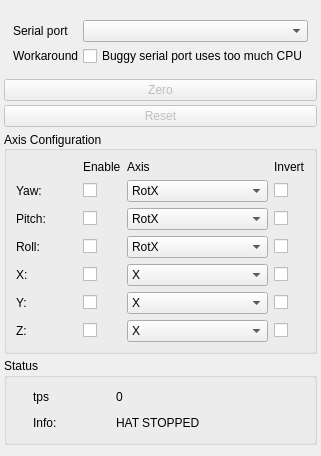
     <widget class="QWidget" name="tab_config">
      <attribute name="title">
       <string>General</string>
      </attribute>
      <layout class="QVBoxLayout" name="verticalLayout">
       <property name="spacing">
        <number>4</number>
       </property>
       <property name="leftMargin">
        <number>4</number>
       </property>
       <property name="rightMargin">
        <number>4</number>
       </property>
       <item>
        <widget class="QFrame" name="frame_2">
         <layout class="QGridLayout" name="gridLayout_2">
          <property name="spacing">
           <number>4</number>
          </property>
          <item row="0" column="1">
           <widget class="QComboBox" name="cbSerialPort">
            <property name="sizePolicy">
             <sizepolicy hsizetype="MinimumExpanding" vsizetype="Fixed">
              <horstretch>6</horstretch>
              <verstretch>0</verstretch>
             </sizepolicy>
            </property>
            <property name="maximumSize">
             <size>
              <width>65535</width>
              <height>16777215</height>
             </size>
            </property>
            <property name="editable">
             <bool>false</bool>
            </property>
            <property name="sizeAdjustPolicy">
             <enum>QComboBox::AdjustToMinimumContentsLength</enum>
            </property>
            <property name="modelColumn">
             <number>0</number>
            </property>
           </widget>
          </item>
          <item row="0" column="0">
           <widget class="QLabel" name="label_5">
            <property name="sizePolicy">
             <sizepolicy hsizetype="Preferred" vsizetype="Preferred">
              <horstretch>3</horstretch>
              <verstretch>0</verstretch>
             </sizepolicy>
            </property>
            <property name="maximumSize">
             <size>
              <width>65536</width>
              <height>16777215</height>
             </size>
            </property>
            <property name="text">
             <string>Serial port</string>
            </property>
           </widget>
          </item>
          <item row="1" column="1">
           <widget class="QCheckBox" name="serial_bug_workaround">
            <property name="sizePolicy">
             <sizepolicy hsizetype="Minimum" vsizetype="Fixed">
              <horstretch>6</horstretch>
              <verstretch>0</verstretch>
             </sizepolicy>
            </property>
            <property name="text">
             <string>Buggy serial port uses too much CPU</string>
            </property>
           </widget>
          </item>
          <item row="1" column="0">
           <widget class="QLabel" name="label_6">
            <property name="sizePolicy">
             <sizepolicy hsizetype="Preferred" vsizetype="Preferred">
              <horstretch>3</horstretch>
              <verstretch>0</verstretch>
             </sizepolicy>
            </property>
            <property name="maximumSize">
             <size>
              <width>65536</width>
              <height>16777215</height>
             </size>
            </property>
            <property name="text">
             <string>Workaround</string>
            </property>
           </widget>
          </item>
         </layout>
        </widget>
       </item>
       <item>
        <widget class="QPushButton" name="btnZero">
         <property name="enabled">
          <bool>false</bool>
         </property>
         <property name="minimumSize">
          <size>
           <width>80</width>
           <height>20</height>
          </size>
         </property>
         <property name="text">
          <string>Zero</string>
         </property>
        </widget>
       </item>
       <item>
        <widget class="QPushButton" name="btnReset">
         <property name="enabled">
          <bool>false</bool>
         </property>
         <property name="minimumSize">
          <size>
           <width>80</width>
           <height>20</height>
          </size>
         </property>
         <property name="text">
          <string>Reset</string>
         </property>
        </widget>
       </item>
       <item>
        <widget class="QGroupBox" name="groupBox_3">
         <property name="title">
          <string>Axis Configuration</string>
         </property>
         <property name="alignment">
          <set>Qt::AlignLeading|Qt::AlignLeft|Qt::AlignVCenter</set>
         </property>
         <layout class="QGridLayout" name="gridLayout_6">
          <item row="2" column="2">
           <widget class="QComboBox" name="cb_pitch">
            <property name="sizePolicy">
             <sizepolicy hsizetype="Preferred" vsizetype="Preferred">
              <horstretch>7</horstretch>
              <verstretch>0</verstretch>
             </sizepolicy>
            </property>
            <property name="toolTip">
             <string>Associate Axis</string>
            </property>
            <item>
             <property name="text">
              <string>RotX</string>
             </property>
            </item>
            <item>
             <property name="text">
              <string>RotY</string>
             </property>
            </item>
            <item>
             <property name="text">
              <string>RotZ</string>
             </property>
            </item>
           </widget>
          </item>
          <item row="1" column="1">
           <widget class="QCheckBox" name="chkEnableYaw">
            <property name="maximumSize">
             <size>
              <width>20</width>
              <height>16777215</height>
             </size>
            </property>
            <property name="toolTip">
             <string>Enable Axis</string>
            </property>
            <property name="layoutDirection">
             <enum>Qt::LeftToRight</enum>
            </property>
            <property name="text">
             <string/>
            </property>
           </widget>
          </item>
          <item row="4" column="1">
           <widget class="QCheckBox" name="chkEnableX">
            <property name="maximumSize">
             <size>
              <width>20</width>
              <height>16777215</height>
             </size>
            </property>
            <property name="toolTip">
             <string>Enable Axis</string>
            </property>
            <property name="layoutDirection">
             <enum>Qt::LeftToRight</enum>
            </property>
            <property name="text">
             <string/>
            </property>
           </widget>
          </item>
          <item row="2" column="0">
           <widget class="QLabel" name="label_pitch">
            <property name="sizePolicy">
             <sizepolicy hsizetype="Preferred" vsizetype="Preferred">
              <horstretch>3</horstretch>
              <verstretch>0</verstretch>
             </sizepolicy>
            </property>
            <property name="text">
             <string>Pitch:</string>
            </property>
           </widget>
          </item>
          <item row="0" column="1">
           <widget class="QLabel" name="label">
            <property name="text">
             <string>Enable</string>
            </property>
           </widget>
          </item>
          <item row="2" column="1">
           <widget class="QCheckBox" name="chkEnablePitch">
            <property name="maximumSize">
             <size>
              <width>20</width>
              <height>16777215</height>
             </size>
            </property>
            <property name="toolTip">
             <string>Enable Axis</string>
            </property>
            <property name="layoutDirection">
             <enum>Qt::LeftToRight</enum>
            </property>
            <property name="text">
             <string/>
            </property>
           </widget>
          </item>
          <item row="1" column="0">
           <widget class="QLabel" name="label_yaw">
            <property name="sizePolicy">
             <sizepolicy hsizetype="Preferred" vsizetype="Preferred">
              <horstretch>3</horstretch>
              <verstretch>0</verstretch>
             </sizepolicy>
            </property>
            <property name="text">
             <string>Yaw:</string>
            </property>
           </widget>
          </item>
          <item row="0" column="3">
           <widget class="QLabel" name="label_3">
            <property name="text">
             <string>Invert</string>
            </property>
           </widget>
          </item>
          <item row="5" column="0">
           <widget class="QLabel" name="label_y">
            <property name="sizePolicy">
             <sizepolicy hsizetype="Preferred" vsizetype="Preferred">
              <horstretch>3</horstretch>
              <verstretch>0</verstretch>
             </sizepolicy>
            </property>
            <property name="text">
             <string>Y:</string>
            </property>
           </widget>
          </item>
          <item row="3" column="3">
           <widget class="QCheckBox" name="chkInvertRoll">
            <property name="maximumSize">
             <size>
              <width>20</width>
              <height>16777215</height>
             </size>
            </property>
            <property name="toolTip">
             <string>Invert Axis</string>
            </property>
            <property name="layoutDirection">
             <enum>Qt::LeftToRight</enum>
            </property>
            <property name="styleSheet">
             <string notr="true"/>
            </property>
            <property name="text">
             <string/>
            </property>
           </widget>
          </item>
          <item row="4" column="0">
           <widget class="QLabel" name="label_x">
            <property name="sizePolicy">
             <sizepolicy hsizetype="Preferred" vsizetype="Preferred">
              <horstretch>3</horstretch>
              <verstretch>0</verstretch>
             </sizepolicy>
            </property>
            <property name="text">
             <string>X:</string>
            </property>
           </widget>
          </item>
          <item row="5" column="3">
           <widget class="QCheckBox" name="chkInvertY">
            <property name="maximumSize">
             <size>
              <width>20</width>
              <height>16777215</height>
             </size>
            </property>
            <property name="toolTip">
             <string>Invert Axis</string>
            </property>
            <property name="layoutDirection">
             <enum>Qt::LeftToRight</enum>
            </property>
            <property name="styleSheet">
             <string notr="true"/>
            </property>
            <property name="text">
             <string/>
            </property>
           </widget>
          </item>
          <item row="6" column="3">
           <widget class="QCheckBox" name="chkInvertZ">
            <property name="maximumSize">
             <size>
              <width>20</width>
              <height>16777215</height>
             </size>
            </property>
            <property name="toolTip">
             <string>Invert Axis</string>
            </property>
            <property name="layoutDirection">
             <enum>Qt::LeftToRight</enum>
            </property>
            <property name="styleSheet">
             <string notr="true"/>
            </property>
            <property name="text">
             <string/>
            </property>
           </widget>
          </item>
          <item row="6" column="2">
           <widget class="QComboBox" name="cb_z">
            <property name="sizePolicy">
             <sizepolicy hsizetype="Preferred" vsizetype="Preferred">
              <horstretch>7</horstretch>
              <verstretch>0</verstretch>
             </sizepolicy>
            </property>
            <property name="toolTip">
             <string>Associate Axis</string>
            </property>
            <item>
             <property name="text">
              <string>X</string>
             </property>
            </item>
            <item>
             <property name="text">
              <string>Y</string>
             </property>
            </item>
            <item>
             <property name="text">
              <string>Z</string>
             </property>
            </item>
           </widget>
          </item>
          <item row="6" column="1">
           <widget class="QCheckBox" name="chkEnableZ">
            <property name="maximumSize">
             <size>
              <width>20</width>
              <height>16777215</height>
             </size>
            </property>
            <property name="toolTip">
             <string>Enable Axis</string>
            </property>
            <property name="layoutDirection">
             <enum>Qt::LeftToRight</enum>
            </property>
            <property name="text">
             <string/>
            </property>
           </widget>
          </item>
          <item row="5" column="2">
           <widget class="QComboBox" name="cb_y">
            <property name="sizePolicy">
             <sizepolicy hsizetype="Preferred" vsizetype="Preferred">
              <horstretch>7</horstretch>
              <verstretch>0</verstretch>
             </sizepolicy>
            </property>
            <property name="toolTip">
             <string>Associate Axis</string>
            </property>
            <item>
             <property name="text">
              <string>X</string>
             </property>
            </item>
            <item>
             <property name="text">
              <string>Y</string>
             </property>
            </item>
            <item>
             <property name="text">
              <string>Z</string>
             </property>
            </item>
           </widget>
          </item>
          <item row="3" column="0">
           <widget class="QLabel" name="label_roll">
            <property name="sizePolicy">
             <sizepolicy hsizetype="Preferred" vsizetype="Preferred">
              <horstretch>3</horstretch>
              <verstretch>0</verstretch>
             </sizepolicy>
            </property>
            <property name="text">
             <string>Roll:</string>
            </property>
           </widget>
          </item>
          <item row="4" column="3">
           <widget class="QCheckBox" name="chkInvertX">
            <property name="maximumSize">
             <size>
              <width>20</width>
              <height>16777215</height>
             </size>
            </property>
            <property name="toolTip">
             <string>Invert Axis</string>
            </property>
            <property name="layoutDirection">
             <enum>Qt::LeftToRight</enum>
            </property>
            <property name="styleSheet">
             <string notr="true"/>
            </property>
            <property name="text">
             <string/>
            </property>
           </widget>
          </item>
          <item row="4" column="2">
           <widget class="QComboBox" name="cb_x">
            <property name="sizePolicy">
             <sizepolicy hsizetype="Preferred" vsizetype="Preferred">
              <horstretch>7</horstretch>
              <verstretch>0</verstretch>
             </sizepolicy>
            </property>
            <property name="toolTip">
             <string>Associate Axis</string>
            </property>
            <item>
             <property name="text">
              <string>X</string>
             </property>
            </item>
            <item>
             <property name="text">
              <string>Y</string>
             </property>
            </item>
            <item>
             <property name="text">
              <string>Z</string>
             </property>
            </item>
           </widget>
          </item>
          <item row="2" column="3">
           <widget class="QCheckBox" name="chkInvertPitch">
            <property name="maximumSize">
             <size>
              <width>20</width>
              <height>16777215</height>
             </size>
            </property>
            <property name="toolTip">
             <string>Invert Axis</string>
            </property>
            <property name="layoutDirection">
             <enum>Qt::LeftToRight</enum>
            </property>
            <property name="styleSheet">
             <string notr="true"/>
            </property>
            <property name="text">
             <string/>
            </property>
           </widget>
          </item>
          <item row="6" column="0">
           <widget class="QLabel" name="label_z">
            <property name="sizePolicy">
             <sizepolicy hsizetype="Preferred" vsizetype="Preferred">
              <horstretch>3</horstretch>
              <verstretch>0</verstretch>
             </sizepolicy>
            </property>
            <property name="text">
             <string>Z:</string>
            </property>
           </widget>
          </item>
          <item row="3" column="2">
           <widget class="QComboBox" name="cb_roll">
            <property name="sizePolicy">
             <sizepolicy hsizetype="Preferred" vsizetype="Preferred">
              <horstretch>7</horstretch>
              <verstretch>0</verstretch>
             </sizepolicy>
            </property>
            <property name="toolTip">
             <string>Associate Axis</string>
            </property>
            <item>
             <property name="text">
              <string>RotX</string>
             </property>
            </item>
            <item>
             <property name="text">
              <string>RotY</string>
             </property>
            </item>
            <item>
             <property name="text">
              <string>RotZ</string>
             </property>
            </item>
           </widget>
          </item>
          <item row="3" column="1">
           <widget class="QCheckBox" name="chkEnableRoll">
            <property name="maximumSize">
             <size>
              <width>20</width>
              <height>16777215</height>
             </size>
            </property>
            <property name="toolTip">
             <string>Enable Axis</string>
            </property>
            <property name="layoutDirection">
             <enum>Qt::LeftToRight</enum>
            </property>
            <property name="styleSheet">
             <string notr="true"/>
            </property>
            <property name="text">
             <string/>
            </property>
           </widget>
          </item>
          <item row="5" column="1">
           <widget class="QCheckBox" name="chkEnableY">
            <property name="maximumSize">
             <size>
              <width>20</width>
              <height>16777215</height>
             </size>
            </property>
            <property name="toolTip">
             <string>Enable Axis</string>
            </property>
            <property name="layoutDirection">
             <enum>Qt::LeftToRight</enum>
            </property>
            <property name="text">
             <string/>
            </property>
           </widget>
          </item>
          <item row="1" column="3">
           <widget class="QCheckBox" name="chkInvertYaw">
            <property name="maximumSize">
             <size>
              <width>20</width>
              <height>16777215</height>
             </size>
            </property>
            <property name="toolTip">
             <string>Invert Axis</string>
            </property>
            <property name="layoutDirection">
             <enum>Qt::LeftToRight</enum>
            </property>
            <property name="styleSheet">
             <string notr="true"/>
            </property>
            <property name="text">
             <string/>
            </property>
           </widget>
          </item>
          <item row="1" column="2">
           <widget class="QComboBox" name="cb_yaw">
            <property name="sizePolicy">
             <sizepolicy hsizetype="Preferred" vsizetype="Preferred">
              <horstretch>7</horstretch>
              <verstretch>0</verstretch>
             </sizepolicy>
            </property>
            <property name="toolTip">
             <string>Associate Axis</string>
            </property>
            <item>
             <property name="text">
              <string>RotX</string>
             </property>
            </item>
            <item>
             <property name="text">
              <string>RotY</string>
             </property>
            </item>
            <item>
             <property name="text">
              <string>RotZ</string>
             </property>
            </item>
           </widget>
          </item>
          <item row="0" column="2">
           <widget class="QLabel" name="label_2">
            <property name="text">
             <string>Axis</string>
            </property>
           </widget>
          </item>
         </layout>
        </widget>
       </item>
       <item>
        <widget class="QGroupBox" name="groupBox_status">
         <property name="sizePolicy">
          <sizepolicy hsizetype="MinimumExpanding" vsizetype="Minimum">
           <horstretch>0</horstretch>
           <verstretch>0</verstretch>
          </sizepolicy>
         </property>
         <property name="title">
          <string>Status</string>
         </property>
         <property name="flat">
          <bool>false</bool>
         </property>
         <layout class="QGridLayout" name="gridLayout_3">
          <item row="0" column="0">
           <widget class="QLabel" name="lab_tps">
            <property name="minimumSize">
             <size>
              <width>31</width>
              <height>20</height>
             </size>
            </property>
            <property name="maximumSize">
             <size>
              <width>60</width>
              <height>20</height>
             </size>
            </property>
            <property name="toolTip">
             <string>Trame per seconde</string>
            </property>
            <property name="text">
             <string>tps</string>
            </property>
           </widget>
          </item>
          <item row="0" column="1">
           <widget class="QLabel" name="lab_vtps">
            <property name="minimumSize">
             <size>
              <width>31</width>
              <height>20</height>
             </size>
            </property>
            <property name="maximumSize">
             <size>
              <width>60</width>
              <height>20</height>
             </size>
            </property>
            <property name="text">
             <string notr="true">0</string>
            </property>
            <property name="textFormat">
             <enum>Qt::PlainText</enum>
            </property>
           </widget>
          </item>
          <item row="1" column="0">
           <widget class="QLabel" name="lab_status">
            <property name="minimumSize">
             <size>
              <width>0</width>
              <height>20</height>
             </size>
            </property>
            <property name="maximumSize">
             <size>
              <width>60</width>
              <height>20</height>
             </size>
            </property>
            <property name="text">
             <string>Info:</string>
            </property>
           </widget>
          </item>
          <item row="1" column="1">
           <widget class="QLabel" name="lab_vstatus">
            <property name="minimumSize">
             <size>
              <width>170</width>
              <height>20</height>
             </size>
            </property>
            <property name="maximumSize">
             <size>
              <width>60</width>
              <height>20</height>
             </size>
            </property>
            <property name="text">
             <string>HAT STOPPED</string>
            </property>
            <property name="textFormat">
             <enum>Qt::PlainText</enum>
            </property>
           </widget>
          </item>
         </layout>
        </widget>
       </item>
       <item>
        <spacer name="verticalSpacer">
         <property name="orientation">
          <enum>Qt::Vertical</enum>
         </property>
         <property name="sizeType">
          <enum>QSizePolicy::Expanding</enum>
         </property>
         <property name="sizeHint" stdset="0">
          <size>
           <width>20</width>
           <height>0</height>
          </size>
         </property>
        </spacer>
       </item>
      </layout>
     </widget>
